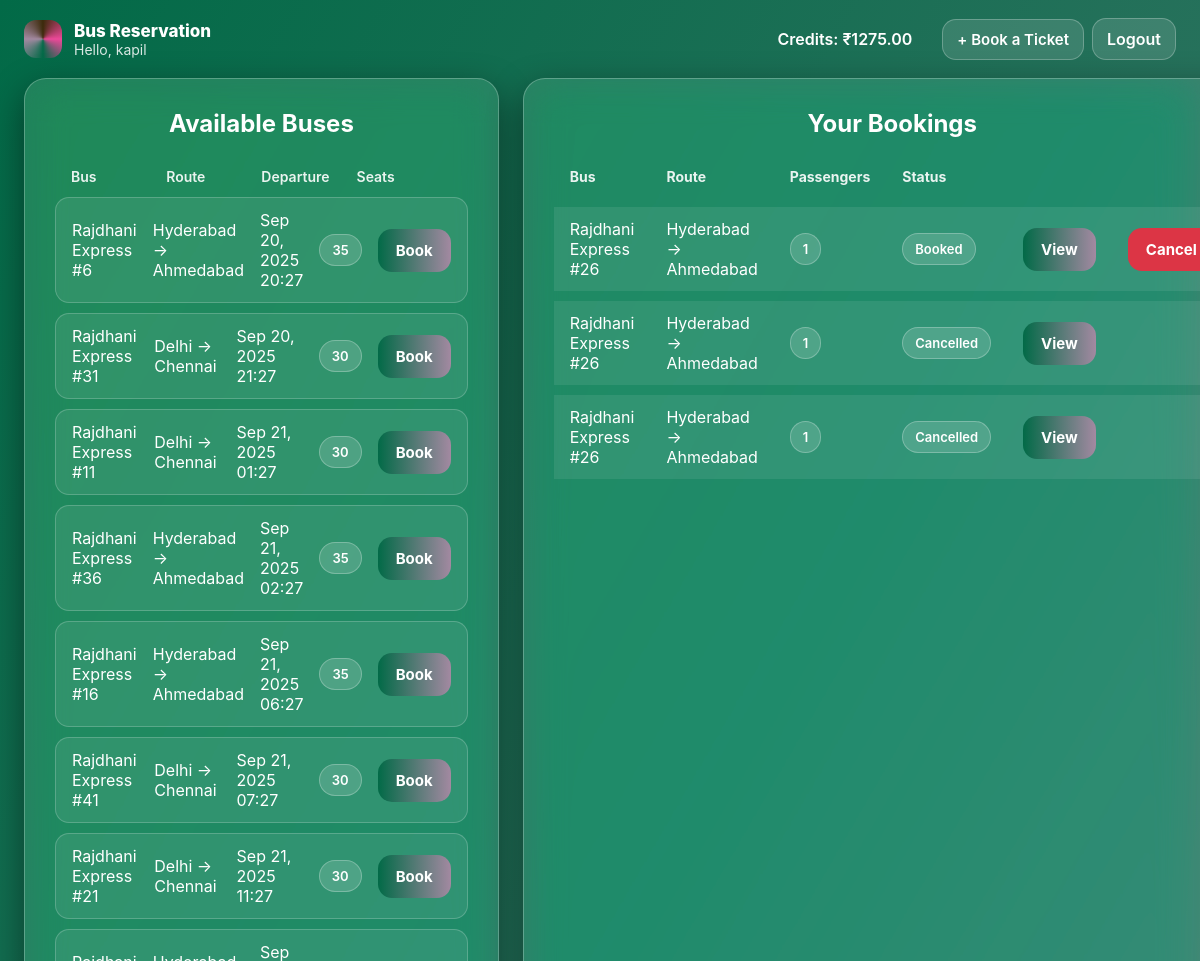
The page / (signed in, upper part) on the database as committed earlier.
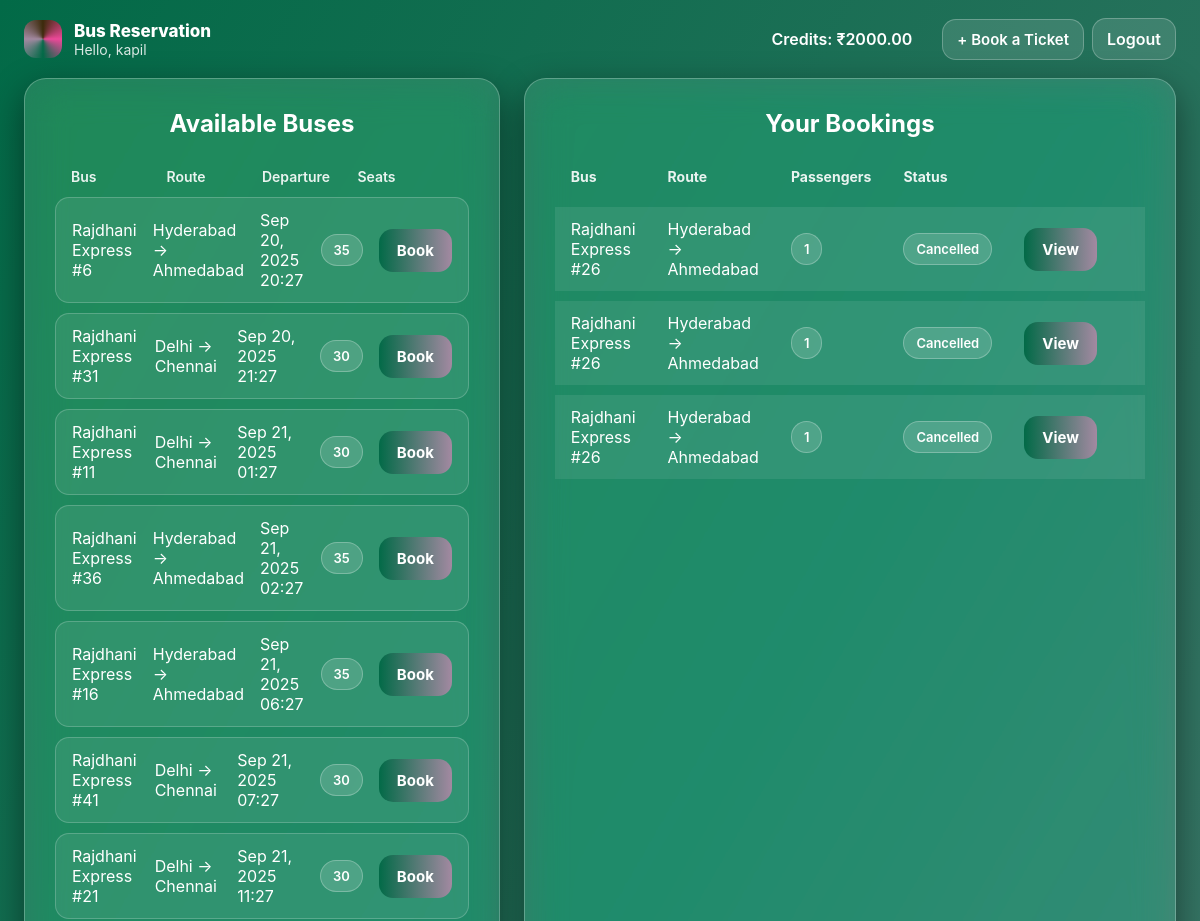
The same page on the database as committed later.
### reservation/models.py (models this page shows, shortened)
class CustomUser(AbstractUser):
    credits = models.DecimalField(max_digits=10, decimal_places=2, default=2000.00)

class Bus(models.Model):
    name = models.CharField(max_length=100)
    source = models.CharField(max_length=100)
    destination = models.CharField(max_length=100)
    departure_time = models.DateTimeField()
    total_seats = models.PositiveIntegerField()
    available_seats = models.PositiveIntegerField()
    ticket_price = models.DecimalField(max_digits=10, decimal_places=2)

class Booking(models.Model):
    ticket_id = models.CharField(max_length=6, unique=True, blank=True, editable=False)
    journey_date = models.DateField(null=True, blank=True)
    user = models.ForeignKey(CustomUser, on_delete=models.CASCADE, related_name='bookings')
    bus = models.ForeignKey(Bus, on_delete=models.CASCADE, related_name='bookings')
    phone_number = models.CharField(max_length=15)
    num_passengers = models.PositiveIntegerField()
    total_cost = models.DecimalField(max_digits=10, decimal_places=2)
    booking_time = models.DateTimeField(auto_now_add=True)
    status = models.CharField(max_length=20, choices=[('Booked', 'Booked'), ('Cancelled', 'Cancelled'), ('Pending', 'Pending')], default='Pending')

### reservation/views.py (the view)
# urls.py: path('', views.index_view, name='index'),
@login_required
def index_view(request):
    now = timezone.now()
    end_date = now + timedelta(days=7)
    buses = Bus.objects.filter(departure_time__range=[now, end_date], available_seats__gt=0).order_by('departure_time')
    user_bookings = request.user.bookings.all().order_by('-booking_time')
    return render(request, 'index.html', {'buses': buses, 'bookings': user_bookings})

### reservation/templates/index.html (shortened to what this page needs)
{% extends "base.html" %}
{% block content %}
<div class="nav">
    <div class="brand">
        <div class="logo"></div>
        <div>
            <div style="font-weight:800; font-size:17px;">Bus Reservation</div>
            <div style="opacity:.85; font-size:14px;">Hello, {{ request.user.username }}</div>
        </div>
    </div>
    <div class="links" style="display: flex; align-items: center;">
        <span style="margin-right: 16px;">Credits: ₹{{ request.user.credits|floatformat:2 }}</span>
        <a href="{% url 'book_ticket' %}" class="btn" style="margin-right: 8px;">+ Book a Ticket</a>
        <a href="{% url 'logout' %}">Logout</a>
    </div>
</div>
<div class="wrap">
    <section class="card">
        <h2>Available Buses</h2>
        <div class="bus-list">
            <div class="bus-list-header">
                <div>Bus</div>
                <div>Route</div>
                <div>Departure</div>
                <div>Seats</div>
            </div>
            {% for bus in buses %}
            <div class="bus-item">
                <div>{{ bus.name }}</div>
                <div>{{ bus.source }} → {{ bus.destination }}</div>
                <div>{{ bus.departure_time|date:"M d, Y H:i" }}</div>
                <div><span class="pill">{{ bus.available_seats }}</span></div>
                <a class="btn" href="{% url 'book_bus' bus.id %}?date={{ bus.departure_time|date:'Y-m-d' }}">Book</a>
            </div>
            {% empty %}
            <p class="text-center">No buses available at the moment.</p>
            {% endfor %}
        </div>
    </section>
    <section class="card bookings-table">
        <h2>Your Bookings</h2>
        <table>
            <thead>
                <tr>
                    <th>Bus</th>
                    <th>Route</th>
                    <th>Passengers</th>
                    <th>Status</th>
                    <th></th>
                    <th></th>
                </tr>
            </thead>
            <tbody>
                {% for booking in bookings %}
                <tr>
                    <td>{{ booking.bus.name }}</td>
                    <td>{{ booking.bus.source }} → {{ booking.bus.destination }}</td>
                    <td><span class="pill">{{ booking.num_passengers }}</span></td>
                    <td><span class="pill">{{ booking.status }}</span></td>
                    <td><a class="btn" href="{% url 'booking_detail' booking.id %}">View</a></td>
                    <td>
                        {% if booking.status == 'Booked' %}
                        <a class="btn cancel" href="{% url 'cancel_booking' booking.id %}">Cancel</a>
                        {% endif %}
                    </td>
                </tr>
                {% empty %}
                <tr>
                    <td colspan="7" class="text-center">You have no bookings yet.</td>
                </tr>
                {% endfor %}
            </tbody>
        </table>
    </section>
</div>
{% endblock %}

Rows that differ between the two databases and show on the page:
changed CustomUser "kapil": user.credits "1275.00" → "2000.00"
changed Booking (number 1 of 3 on the later page): status "Booked" → "Cancelled"; no longer shows "Cancel"
